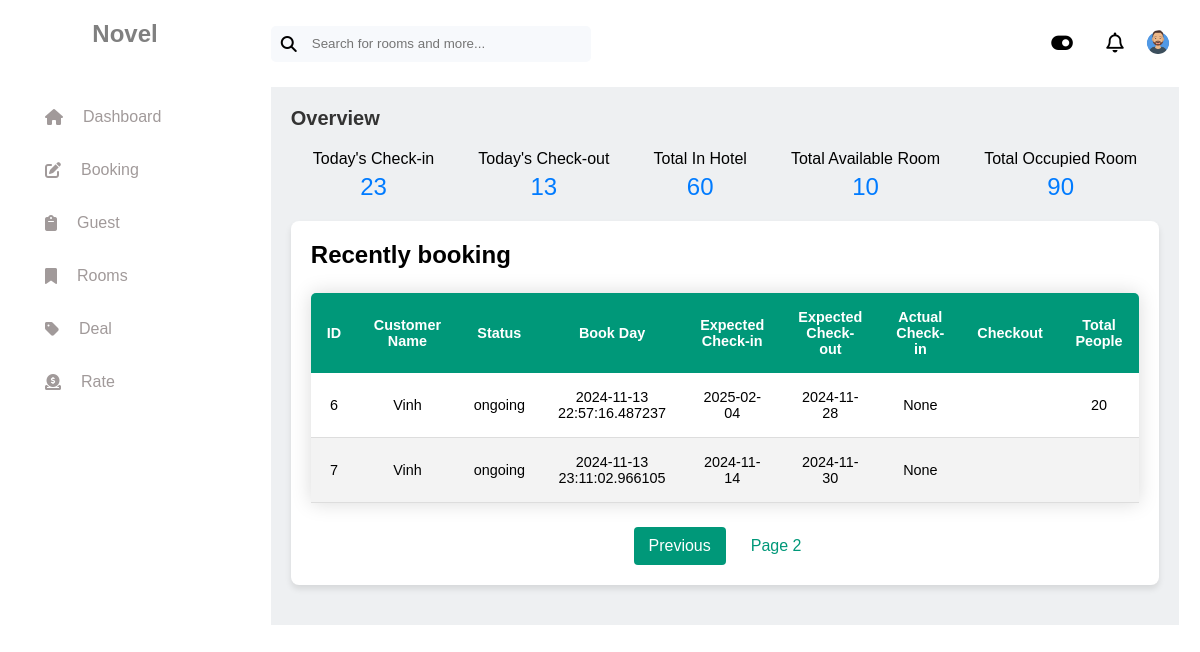
The app's page /?page=2 (signed in), older data.
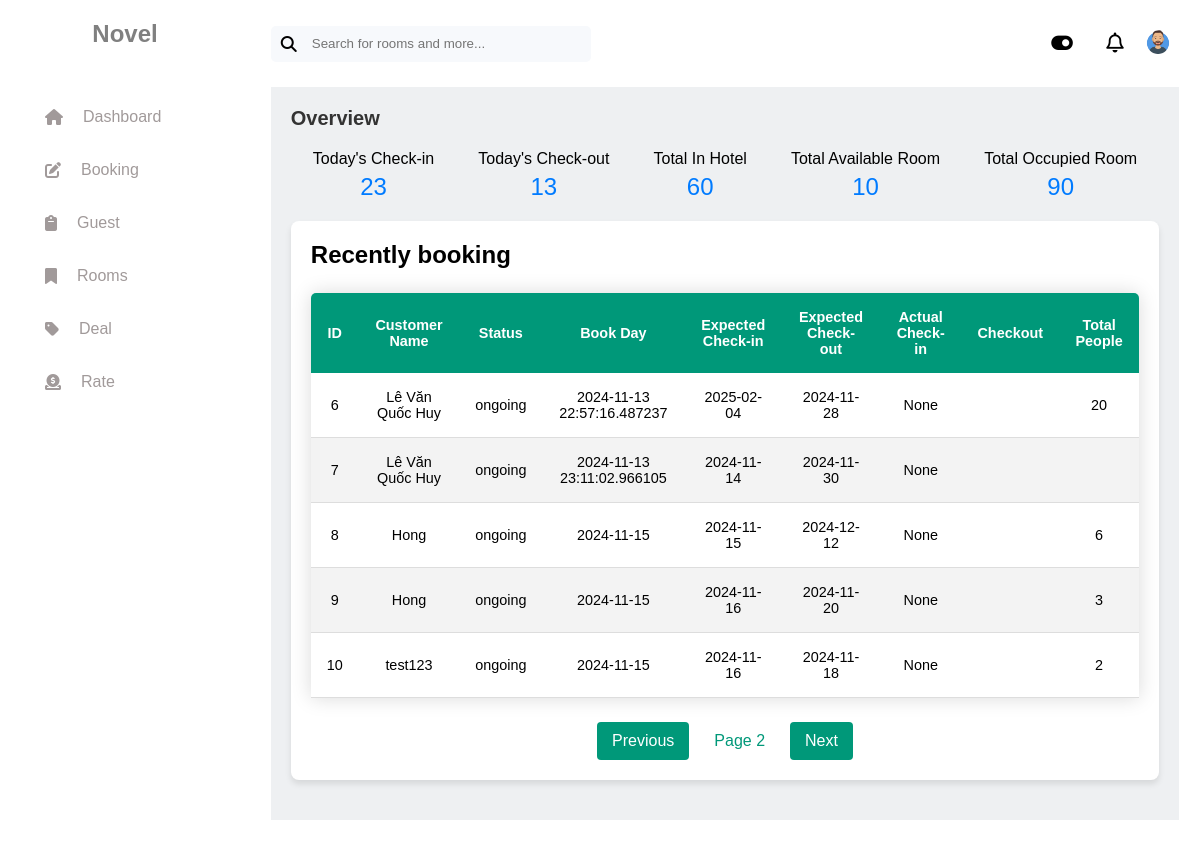
The same page, newer data.
### tables this page shows
CREATE TABLE booking (
  booking_id INTEGER PRIMARY KEY,
  customer_id INTEGER NOT NULL,
  room_id INTEGER NOT NULL,
  status TEXT CHECK (status IN ('ongoing', 'completed', 'cancelled')) NOT NULL,
  book_day DATE NOT NULL,
  expected_checkin DATE NOT NULL,
  expected_checkout DATE NOT NULL,
  actual_checkin DATE,
  actual_checkout DATE,
  total_people INTEGER NOT NULL,
  FOREIGN KEY (customer_id) REFERENCES customer (customer_id),
  FOREIGN KEY (room_id) REFERENCES room (room_id)
);

CREATE TABLE customer (
  customer_id INTEGER PRIMARY KEY AUTOINCREMENT,
  name TEXT NOT NULL,
  email TEXT,
  dob DATE,
  credit_card TEXT,
  address TEXT,
  company_id INTEGER
);

### app.py (the view)
@app.route("/")
def index():
    conn = get_db_connection()
    bookings = conn.execute("""
        SELECT booking.booking_id AS id, customer.name AS customer_name, booking.status,
               booking.book_day, booking.expected_checkin, booking.expected_checkout,
               booking.actual_checkin, booking.actual_checkout, booking.total_people
        FROM booking
        JOIN customer ON booking.customer_id = customer.customer_id
        ORDER BY booking.book_day ASC
    """).fetchall()
    conn.close()
    page, per_page = request.args.get("page", 1, type=int), 5
    paginated_bookings = bookings[(page - 1) * per_page : page * per_page]
    total_pages = (len(bookings) - 1) // per_page + 1
    return render_template("index.html", bookings=paginated_bookings, page=page, total_pages=total_pages)

### app.py (called while the page is built)
@app.before_request
def check_authentication():
    if request.endpoint not in ['login', 'register', 'static'] and not session.get("logged_in"):
        return redirect(url_for("login"))

### database/database_function.py (called while the page is built)
def get_db_connection():
    conn = sqlite3.connect('hotel1.db')
    conn.row_factory = sqlite3.Row
    return conn

### templates/index.html
{% extends "layout.html" %} {% block title %} Home {% endblock %} {% block stylesheets %}
<link rel="stylesheet" href="{{ url_for('static', filename='homepage.css')}}" />
{% endblock %} {% block content %}
<div class="container">
    <div class="overview-section">
        <h1>Overview</h1>
        <div class="stats">
            <div>
                <p>Today's Check-in</p>
                <span>23</span>
            </div>
            <div>
                <p>Today's Check-out</p>
                <span>13</span>
            </div>
            <div>
                <p>Total In Hotel</p>
                <span>60</span>
            </div>
            <div>
                <p>Total Available Room</p>
                <span>10</span>
            </div>
            <div>
                <p>Total Occupied Room</p>
                <span>90</span>
            </div>
        </div>
    </div>
    <div class="section recent-booking-section">
        <h2>Recently booking</h2>
        <table class="table">
            <thead>
                <tr>
                    <th>ID</th>
                    <th>Customer Name</th>
                    <th>Status</th>
                    <th>Book Day</th>
                    <th>Expected Check-in</th>
                    <th>Expected Check-out</th>
                    <th>Actual Check-in</th>
                    <th>Checkout</th>
                    <th>Total People</th>
                </tr>
            </thead>
            <tbody>
                {% for booking in bookings %}
                <tr>
                    <td>{{ booking.id }}</td>
                    <td>{{ booking.customer_name }}</td>
                    <td>{{ booking.status }}</td>
                    <td>{{ booking.book_day }}</td>
                    <td>{{ booking.expected_checkin }}</td>
                    <td>{{ booking.expected_checkout }}</td>
                    <td>{{ booking.actual_checkin }}</td>
                    <td>{{ booking.checkout }}</td>
                    <td>{{ booking.total_people }}</td>
                </tr>
                {% endfor %}
            </tbody>
        </table>
        <div class="pagination">
            {% if page > 1 %}
            <a href="{{ url_for('index', page=page-1) }}">Previous</a>
            {% endif %}
            <span>Page {{ page }}</span>
            {% if page < total_pages %}
            <a href="{{ url_for('index', page=page+1) }}">Next</a>
            {% endif %}
        </div>
    </div>
</div>
{% endblock %}

### templates/layout.html (shortened to what this page needs)
<!DOCTYPE html>
<html lang="en">
    <head>
        <link rel="stylesheet" href="{{ url_for('static', filename='layout.css') }}" />
        {% block stylesheets %} {% endblock %}
    </head>
    <body>
        <aside class="sidebar">
            <h2>Novel</h2>
            <nav class="navigation">
                <ul>
                    <li>
                        <a href="{{ url_for('index') }}"><i class="fa-solid fa-house"></i>Dashboard</a>
                    </li>
                    <li>
                        <a href="{{ url_for('booking') }}"><i class="fa-solid fa-pen-to-square"></i>Booking</a>
                    </li>
                    <li>
                        <a href="{{ url_for('customer') }}"><i class="fa-solid fa-clipboard"></i>Guest</a>
                    </li>
                    <li>
                        <a href="{{ url_for('list_room') }}"><i class="fa-solid fa-bookmark"></i>Rooms</a>
                    </li>
                    <li>
                        <a href="#"><i class="fa-solid fa-tag"></i>Deal</a>
                    </li>
                    <li>
                        <a href="#"><i class="fa-solid fa-circle-dollar-to-slot"></i>Rate</a>
                    </li>
                </ul>
            </nav>
        </aside>
        <main>
            <header>
                <div class="header-top">
                    <div class="header-top-input">
                        <i class="fa-solid fa-magnifying-glass" style="font-size: 1rem; font-weight: bold"></i>
                        <input type="text" placeholder="Search for rooms and more..." />
                    </div>
                    <div class="header-top-sub">
                        <div class="dark-mode-container">
                            <button id="dark-mode-toggle">
                                <i class="fa-solid fa-toggle-on"></i>
                            </button>
                        </div>
                        <div class="notification-badge">
                            <i class="fa-regular fa-bell"></i>
                        </div>
                        <div class="user-profile">
                            {% if session.get('customer_name') %}
                            <a href="#" id="profile-avatar"><img alt="user" src="../static/avatar-2.png" /></a>
                            {% else %}
                            <li>
                                <a href="{{ url_for('login') }}"><img alt="user" src="../static/avatar-2.png" /></a>
                            </li>
                            {% endif %}
                        </div>
                    </div>
                </div>
            </header>
            {% block content %}{% endblock %}
        </main>
    </body>
</html>

### static/layout.css (style rules this page uses)
* { margin: 0; padding: 0; box-sizing: border-box; }
body { display: flex; font-family: Arial, Helvetica, sans-serif; }
main { flex: 1; padding: 1.3rem; min-height: 100vh; }
.sidebar { background-color: #fff; color: gray; padding: 20px; max-width: 250px; width: 250px; }
.sidebar h2 { text-align: center; margin-bottom: 50px; }
.sidebar .navigation ul { list-style: none; padding: 0; }
.sidebar .navigation ul li { margin: 15px 0; padding: 0 15px; }
.sidebar .navigation ul li a { display: flex; align-items: center; gap: 20px; text-decoration: none; color: rgb(161, 154, 154); padding: 10px; }
i { transition: color 0.3s ease; }
.header-top { display: flex; justify-content: space-between; }
.header-top-input { display: flex; gap: 15px; align-items: center; background-color: rgb(247, 249, 252); padding: 10px; border-radius: 5px; margin: 5px 0; width: 20rem; }
.header-top-input input { border: 0; background-color: rgb(247, 249, 252); width: 100%; }
.header-top-sub { display: flex; justify-content: space-between; align-items: center; width: 8rem; }
.user-profile { max-width: 100px; max-height: 60px; border-radius: 50%; overflow: hidden; display: flex; justify-content: center; align-items: center; }
.dark-mode-container { margin-right: 20px; }
.dark-mode-container button { border: 0; background-color: transparent; font-size: larger; }
.user-profile img { width: 100%; height: 24px; border-radius: 50%; }
.notification-badge i { font-size: 1.25rem; }

### static/homepage.css (style rules this page uses)
.container { background-color: #eef0f2; padding: 20px; margin: 20px auto; }
.section { background-color: #fff; padding: 20px; margin: 20px 0; border-radius: 8px; box-shadow: 0 4px 6px rgba(0, 0, 0, 0.1); }
.overview-section h1 { font-size: 20px; color: #333; }
.overview-section .stats { display: flex; justify-content: space-around; margin-top: 20px; }
.stats div { text-align: center; }
.stats div span { margin-top: 5px; display: block; font-size: 1.5rem; color: #007bff; }
.table { width: 100%; border-collapse: collapse; font-family: "Arial", sans-serif; margin: 1.5rem 0; font-size: 16px; text-align: left; border-radius: 5px 5px 0 0; overflow: hidden; box-shadow: 0 0 20px rgba(0, 0, 0, 0.15); }
table thead tr { background-color: #009879; color: #ffffff; font-weight: bold; }
.table th, .table td { padding: 1rem; font-size: 0.9rem; text-align: center; }
.table tbody tr { border-bottom: 1px solid #dddddd; }
.table tbody tr:nth-of-type(even) { background-color: #f3f3f3; }
.table tbody tr:nth-of-type(odd) { background-color: #ffffff; }
.pagination { margin-top: 1.5rem; display: flex; justify-content: center; }
.pagination a { padding: 10px 15px; margin: 0 5px; background-color: #009879; color: #fff; text-decoration: none; border-radius: 4px; }
.pagination span { padding: 10px 15px; margin: 0 5px; color: #009879; }

Row changes from the older to the newer data that the page shows:
changed through a linked row, booking id 6: customer_name "Vinh" → "Lê Văn Quốc Huy"
changed through a linked row, booking id 7: customer_name "Vinh" → "Lê Văn Quốc Huy"
added booking: id "8", customer_name "Hong", status "ongoing", book_day "2024-11-15", expected_checkin "2024-11-15", expected_checkout "2024-12-12", actual_checkin "None", total_people "6"
added booking: id "9", customer_name "Hong", status "ongoing", book_day "2024-11-15", expected_checkin "2024-11-16", expected_checkout "2024-11-20", actual_checkin "None", total_people "3"
added booking: id "10", customer_name "test123", status "ongoing", book_day "2024-11-15", expected_checkin "2024-11-16", expected_checkout "2024-11-18", actual_checkin "None", total_people "2"
Text that changed along with them:
text now shown: "Next"
